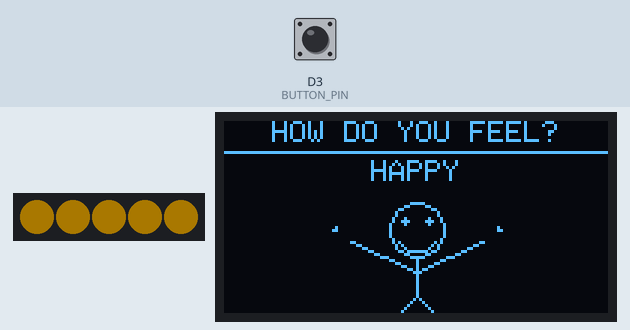
Recording of a sketch running on a simulated ESP8266 (Wemos D1 mini). On the bench: 5 RGB LEDs in strip order, left to right, 128×64 one-colour display. Inputs (shaded band) come from the test bench; at power-on: D3 (BUTTON_PIN) HIGH. Dim RGB values are drawn brighter than linear.

Above: at 1.7 s.
1.8 s: D3 (BUTTON_PIN) pulled LOW for 0.15 s
At 2.3 s:
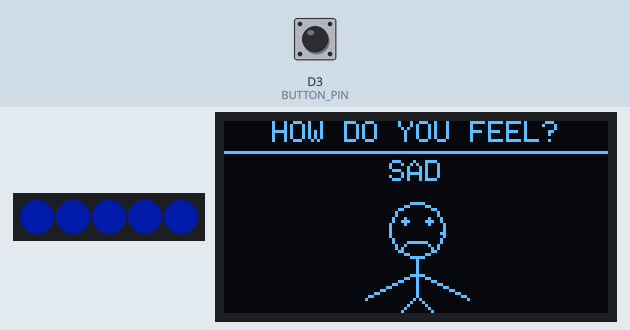
3.4 s: D3 (BUTTON_PIN) pulled LOW for 1 s
At 4.7 s:
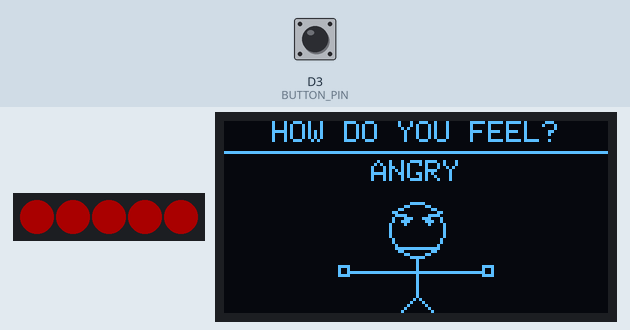
5.9 s: D3 (BUTTON_PIN) pulled LOW for 0.15 s
At 6.6 s:
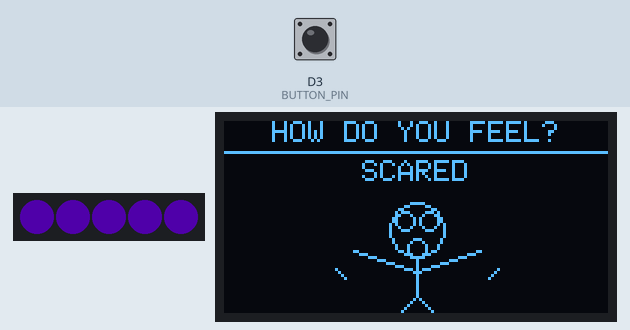
7.5 s: D3 (BUTTON_PIN) pulled LOW for 3.2 s
At 7.8 s:
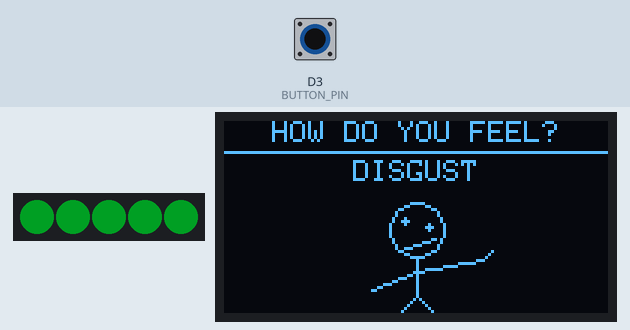
12.2 s: D3 (BUTTON_PIN) pulled LOW for 0.15 s
At 12.6 s:
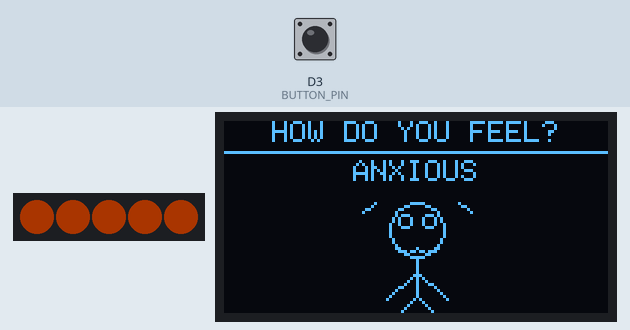
13.8 s: D3 (BUTTON_PIN) pulled LOW for 1 s
At 15.0 s:
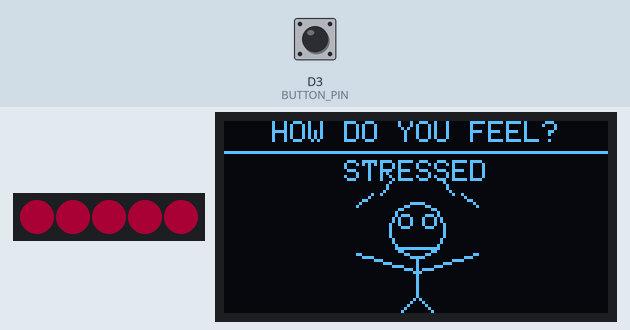
Timing chart, 0 to 16.8 s (numbered marks = the images above; inputs shaded):
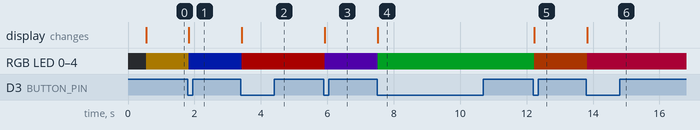

Measured:
- after the input at 1.8 s, RGB LED 0–4: RGB(45, 32, 0) → RGB(0, 7, 45) at once; the display: first changes at once (image 1 shows a later state)
- after the input at 3.4 s, RGB LED 0–4: RGB(0, 7, 45) → RGB(45, 0, 0) at once; the display: first changes at once (image 2 shows a later state)
- after the input at 5.9 s, RGB LED 0–4: RGB(45, 0, 0) → RGB(21, 0, 45) at once; the display: first changes at once (image 3 shows a later state)
- after the input at 7.5 s, RGB LED 0–4: RGB(21, 0, 45) → RGB(0, 32, 7) at once; the display: first changes at once (image 4 shows a later state)
- after the input at 12.2 s, RGB LED 0–4: RGB(0, 32, 7) → RGB(45, 14, 0) at once; the display: first changes at once (image 5 shows a later state)
- after the input at 13.8 s, RGB LED 0–4: RGB(45, 14, 0) → RGB(45, 0, 14) at once; the display: first changes at once (image 6 shows a later state)

The sketch:

FeelingsPanel_D1mini_OLED_WS2812B.ino
```cpp
#include <Wire.h>
#include <Adafruit_GFX.h>
#include <Adafruit_SSD1306.h>
#include <Adafruit_NeoPixel.h>

#define SCREEN_WIDTH 128
#define SCREEN_HEIGHT 64
#define OLED_RESET -1
#define OLED_ADDRESS 0x3C
#define SDA_PIN D2
#define SCL_PIN D1

Adafruit_SSD1306 display(SCREEN_WIDTH, SCREEN_HEIGHT, &Wire, OLED_RESET);

#define BUTTON_PIN D3
bool previousButtonState = HIGH;
unsigned long lastButtonPressTime = 0;

#define LED_PIN D6
#define LED_COUNT 5
#define LED_BRIGHTNESS 45
Adafruit_NeoPixel leds(LED_COUNT, LED_PIN, NEO_GRB + NEO_KHZ800);

const char* feelings[] = {
  "HAPPY", "SAD", "ANGRY", "SCARED", "DISGUST",
  "ANXIOUS", "STRESSED", "TIRED", "CALM", "PROUD"
};

const int feelingCount = sizeof(feelings) / sizeof(feelings[0]);
int selectedFeeling = 0;

const int FIG_X = 64;
const int FIG_Y = 36;

uint32_t getColorForFeeling(int index) {
  switch (index) {
    case 0: return leds.Color(255, 180, 0);    // HAPPY - yellow
    case 1: return leds.Color(0, 40, 255);     // SAD - blue
    case 2: return leds.Color(255, 0, 0);      // ANGRY - red
    case 3: return leds.Color(120, 0, 255);    // SCARED - purple
    case 4: return leds.Color(0, 180, 40);     // DISGUST - green
    case 5: return leds.Color(255, 80, 0);     // ANXIOUS - orange
    case 6: return leds.Color(255, 0, 80);     // STRESSED - red/pink
    case 7: return leds.Color(90, 90, 180);    // TIRED - soft blue/purple
    case 8: return leds.Color(0, 180, 180);    // CALM - turquoise
    case 9: return leds.Color(255, 255, 255);  // PROUD - white
    default: return leds.Color(20, 20, 20);
  }
}

void updateLed() {
  uint32_t color = getColorForFeeling(selectedFeeling);
  for (int i = 0; i < LED_COUNT; i++) {
    leds.setPixelColor(i, color);
  }
  leds.show();
}

void drawHead(int x, int y) { display.drawCircle(x, y, 9, SSD1306_WHITE); }

void drawBody(int x, int y) {
  display.drawLine(x, y + 9, x, y + 22, SSD1306_WHITE);
  display.drawLine(x, y + 22, x - 8, y + 30, SSD1306_WHITE);
  display.drawLine(x, y + 22, x + 8, y + 30, SSD1306_WHITE);
}

void drawEyes(int x, int y) {
  display.fillCircle(x - 4, y - 3, 1, SSD1306_WHITE);
  display.fillCircle(x + 4, y - 3, 1, SSD1306_WHITE);
}

void drawSmile(int x, int y) {
  display.drawLine(x - 6, y + 4, x - 3, y + 7, SSD1306_WHITE);
  display.drawLine(x - 3, y + 7, x + 3, y + 7, SSD1306_WHITE);
  display.drawLine(x + 3, y + 7, x + 6, y + 4, SSD1306_WHITE);
}

void drawSadMouth(int x, int y) {
  display.drawLine(x - 6, y + 7, x - 3, y + 4, SSD1306_WHITE);
  display.drawLine(x - 3, y + 4, x + 3, y + 4, SSD1306_WHITE);
  display.drawLine(x + 3, y + 4, x + 6, y + 7, SSD1306_WHITE);
}

void drawStraightMouth(int x, int y) {
  display.drawLine(x - 6, y + 6, x + 6, y + 6, SSD1306_WHITE);
}

void drawHappy(int x, int y) {
  drawHead(x, y); drawEyes(x, y); drawSmile(x, y); drawBody(x, y);
  display.drawLine(x, y + 14, x - 22, y + 4, SSD1306_WHITE);
  display.drawLine(x, y + 14, x + 22, y + 4, SSD1306_WHITE);
  display.drawPixel(x - 27, y, SSD1306_WHITE);
  display.drawPixel(x - 28, y, SSD1306_WHITE);
  display.drawPixel(x - 27, y - 1, SSD1306_WHITE);
  display.drawPixel(x + 27, y, SSD1306_WHITE);
  display.drawPixel(x + 28, y, SSD1306_WHITE);
  display.drawPixel(x + 27, y - 1, SSD1306_WHITE);
}

void drawSad(int x, int y) {
  drawHead(x, y); drawEyes(x, y); drawSadMouth(x, y); drawBody(x, y);
  display.drawLine(x, y + 14, x - 17, y + 23, SSD1306_WHITE);
  display.drawLine(x, y + 14, x + 17, y + 23, SSD1306_WHITE);
  display.drawPixel(x + 8, y + 1, SSD1306_WHITE);
  display.drawPixel(x + 9, y + 2, SSD1306_WHITE);
}

void drawAngry(int x, int y) {
  drawHead(x, y);
  display.drawLine(x - 8, y - 6, x - 2, y - 4, SSD1306_WHITE);
  display.drawLine(x + 8, y - 6, x + 2, y - 4, SSD1306_WHITE);
  drawEyes(x, y); drawStraightMouth(x, y); drawBody(x, y);
  display.drawLine(x, y + 14, x - 22, y + 14, SSD1306_WHITE);
  display.drawLine(x, y + 14, x + 22, y + 14, SSD1306_WHITE);
  display.drawRect(x - 26, y + 12, 4, 4, SSD1306_WHITE);
  display.drawRect(x + 22, y + 12, 4, 4, SSD1306_WHITE);
}

void drawScared(int x, int y) {
  drawHead(x, y);
  display.drawCircle(x - 4, y - 3, 3, SSD1306_WHITE);
  display.drawCircle(x + 4, y - 3, 3, SSD1306_WHITE);
  display.drawCircle(x, y + 6, 3, SSD1306_WHITE);
  drawBody(x, y);
  display.drawLine(x, y + 14, x - 21, y + 7, SSD1306_WHITE);
  display.drawLine(x, y + 14, x + 21, y + 7, SSD1306_WHITE);
  display.drawLine(x - 27, y + 13, x - 24, y + 16, SSD1306_WHITE);
  display.drawLine(x + 27, y + 13, x + 24, y + 16, SSD1306_WHITE);
}

void drawDisgust(int x, int y) {
  drawHead(x, y);
  display.fillCircle(x - 4, y - 3, 1, SSD1306_WHITE);
  display.fillCircle(x + 4, y - 1, 1, SSD1306_WHITE);
  display.drawLine(x - 6, y + 7, x + 6, y + 3, SSD1306_WHITE);
  drawBody(x, y);
  display.drawLine(x, y + 14, x - 15, y + 20, SSD1306_WHITE);
  display.drawLine(x, y + 14, x + 22, y + 10, SSD1306_WHITE);
  display.drawLine(x + 22, y + 10, x + 25, y + 7, SSD1306_WHITE);
}

void drawAnxious(int x, int y) {
  drawHead(x, y);
  display.drawCircle(x - 4, y - 3, 2, SSD1306_WHITE);
  display.drawCircle(x + 4, y - 3, 2, SSD1306_WHITE);
  display.drawLine(x - 6, y + 6, x - 3, y + 8, SSD1306_WHITE);
  display.drawLine(x - 3, y + 8, x, y + 6, SSD1306_WHITE);
  display.drawLine(x, y + 6, x + 3, y + 8, SSD1306_WHITE);
  display.drawLine(x + 3, y + 8, x + 6, y + 6, SSD1306_WHITE);
  drawBody(x, y);
  display.drawLine(x, y + 14, x - 10, y + 23, SSD1306_WHITE);
  display.drawLine(x, y + 14, x + 10, y + 23, SSD1306_WHITE);
  display.drawLine(x - 18, y - 6, x - 14, y - 9, SSD1306_WHITE);
  display.drawLine(x + 18, y - 6, x + 14, y - 9, SSD1306_WHITE);
}

void drawStressed(int x, int y) {
  drawHead(x, y);
  display.drawCircle(x - 4, y - 3, 2, SSD1306_WHITE);
  display.drawCircle(x + 4, y - 3, 2, SSD1306_WHITE);
  drawStraightMouth(x, y); drawBody(x, y);
  display.drawLine(x, y + 14, x - 20, y + 8, SSD1306_WHITE);
  display.drawLine(x, y + 14, x + 20, y + 8, SSD1306_WHITE);
  display.drawLine(x - 20, y - 8, x - 15, y - 12, SSD1306_WHITE);
  display.drawLine(x - 12, y - 12, x - 9, y - 16, SSD1306_WHITE);
  display.drawLine(x + 20, y - 8, x + 15, y - 12, SSD1306_WHITE);
  display.drawLine(x + 12, y - 12, x + 9, y - 16, SSD1306_WHITE);
}

void drawTired(int x, int y) {
  drawHead(x, y);
  display.drawLine(x - 7, y - 3, x - 2, y - 3, SSD1306_WHITE);
  display.drawLine(x + 2, y - 3, x + 7, y - 3, SSD1306_WHITE);
  display.drawLine(x - 4, y + 6, x + 4, y + 6, SSD1306_WHITE);
  display.drawLine(x, y + 9, x - 2, y + 22, SSD1306_WHITE);
  display.drawLine(x - 2, y + 22, x - 10, y + 30, SSD1306_WHITE);
  display.drawLine(x - 2, y + 22, x + 5, y + 30, SSD1306_WHITE);
  display.drawLine(x - 1, y + 14, x - 18, y + 25, SSD1306_WHITE);
  display.drawLine(x - 1, y + 14, x + 14, y + 25, SSD1306_WHITE);
  display.setTextSize(1);
  display.setCursor(x + 16, y - 12); display.print("Z");
  display.setCursor(x + 22, y - 17); display.print("z");
}

void drawCalm(int x, int y) {
  display.drawCircle(x, y, 13, SSD1306_WHITE);
  drawHead(x, y);
  display.drawLine(x - 7, y - 3, x - 2, y - 3, SSD1306_WHITE);
  display.drawLine(x + 2, y - 3, x + 7, y - 3, SSD1306_WHITE);
  drawSmile(x, y); drawBody(x, y);
  display.drawLine(x, y + 14, x - 17, y + 19, SSD1306_WHITE);
  display.drawLine(x, y + 14, x + 17, y + 19, SSD1306_WHITE);
}

void drawProud(int x, int y) {
  drawHead(x, y); drawEyes(x, y); drawSmile(x, y);
  display.drawLine(x, y + 9, x, y + 23, SSD1306_WHITE);
  display.drawLine(x, y + 15, x - 17, y + 15, SSD1306_WHITE);
  display.drawLine(x, y + 15, x + 17, y + 15, SSD1306_WHITE);
  display.drawLine(x, y + 23, x - 8, y + 30, SSD1306_WHITE);
  display.drawLine(x, y + 23, x + 8, y + 30, SSD1306_WHITE);
  display.drawCircle(x + 24, y - 4, 4, SSD1306_WHITE);
  display.drawPixel(x + 24, y - 4, SSD1306_WHITE);
}

void drawSelectedFigure() {
  switch (selectedFeeling) {
    case 0: drawHappy(FIG_X, FIG_Y); break;
    case 1: drawSad(FIG_X, FIG_Y); break;
    case 2: drawAngry(FIG_X, FIG_Y); break;
    case 3: drawScared(FIG_X, FIG_Y); break;
    case 4: drawDisgust(FIG_X, FIG_Y); break;
    case 5: drawAnxious(FIG_X, FIG_Y); break;
    case 6: drawStressed(FIG_X, FIG_Y); break;
    case 7: drawTired(FIG_X, FIG_Y); break;
    case 8: drawCalm(FIG_X, FIG_Y); break;
    case 9: drawProud(FIG_X, FIG_Y); break;
  }
}

void drawScreen() {
  display.clearDisplay();
  display.setTextColor(SSD1306_WHITE);
  display.setTextSize(1);
  display.setCursor(16, 0);
  display.print("HOW DO YOU FEEL?");
  display.drawLine(0, 10, 127, 10, SSD1306_WHITE);

  String name = feelings[selectedFeeling];
  int textWidth = name.length() * 6;
  int textX = (128 - textWidth) / 2;
  display.setCursor(textX, 13);
  display.print(name);

  drawSelectedFigure();
  display.display();
}

void readButton() {
  bool buttonState = digitalRead(BUTTON_PIN);

  if (previousButtonState == HIGH && buttonState == LOW && millis() - lastButtonPressTime > 300) {
    lastButtonPressTime = millis();
    selectedFeeling++;
    if (selectedFeeling >= feelingCount) selectedFeeling = 0;
    drawScreen();
    updateLed();
  }

  previousButtonState = buttonState;
}

void setup() {
  Serial.begin(115200);
  delay(500);
  pinMode(BUTTON_PIN, INPUT_PULLUP);
  Wire.begin(SDA_PIN, SCL_PIN);

  leds.begin();
  leds.setBrightness(LED_BRIGHTNESS);
  leds.clear();
  leds.show();

  if (!display.begin(SSD1306_SWITCHCAPVCC, OLED_ADDRESS)) {
    Serial.println("OLED not found.");
    while (true) delay(100);
  }

  drawScreen();
  updateLed();
}

void loop() {
  readButton();
}
```
